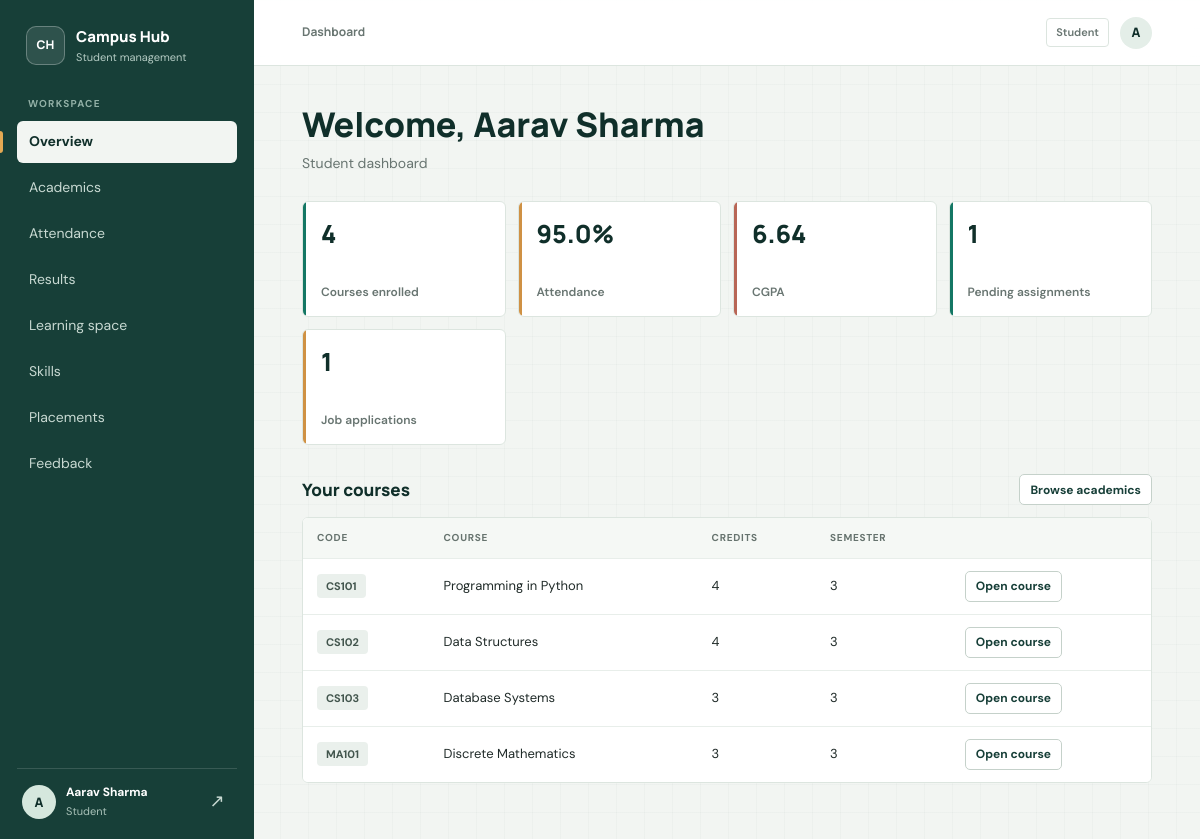
/ (signed in), run on the app's committed database.
### tables this page shows
CREATE TABLE users (
    id INTEGER PRIMARY KEY AUTOINCREMENT,
    name TEXT NOT NULL,
    email TEXT NOT NULL UNIQUE,
    password_hash TEXT NOT NULL,
    role TEXT NOT NULL CHECK (role IN ('admin','faculty','student')),
    roll_no TEXT,
    department TEXT
, session_version INTEGER NOT NULL DEFAULT 0);

CREATE TABLE courses (
    id INTEGER PRIMARY KEY AUTOINCREMENT,
    code TEXT NOT NULL UNIQUE,
    title TEXT NOT NULL,
    credits INTEGER NOT NULL DEFAULT 3,
    semester INTEGER NOT NULL DEFAULT 1,
    faculty_id INTEGER REFERENCES users(id) ON DELETE SET NULL
);

### app.py (the view)
@app.route("/")
@login_required()
def dashboard():
    u = current_user()
    stats = {}
    if u["role"] == "admin":
        one = lambda sql: q(sql, one=True)[0]
        stats = {
            "Students": one("SELECT COUNT(*) FROM users WHERE role='student'"),
            "Faculty": one("SELECT COUNT(*) FROM users WHERE role='faculty'"),
            "Courses": one("SELECT COUNT(*) FROM courses"),
            "Open jobs": one("SELECT COUNT(*) FROM jobs"),
            "Students placed": one("SELECT COUNT(DISTINCT student_id) FROM applications WHERE status='Selected'"),
        }
    elif u["role"] == "faculty":
        courses = my_courses()
        stats = {"My courses": len(courses),
                 "Students taught": q("""SELECT COUNT(DISTINCT e.student_id) FROM enrollments e
                        JOIN courses c ON c.id=e.course_id WHERE c.faculty_id=?""",
                                      (u["id"],), one=True)[0]}
    else:
        att = attendance_summary(u["id"])
        total = sum(a["total"] for a in att)
        present = sum(a["present"] for a in att)
        _, cgpa = result_summary(u["id"])
        pending = q("""SELECT COUNT(*) FROM assignments a
                       JOIN enrollments e ON e.course_id=a.course_id AND e.student_id=?
                       WHERE NOT EXISTS (SELECT 1 FROM submissions s
                           WHERE s.assignment_id=a.id AND s.student_id=?)""",
                    (u["id"], u["id"]), one=True)[0]
        stats = {
            "Courses enrolled": len(att),
            "Attendance": f"{round(100 * present / total, 1)}%" if total else "No data",
            "CGPA": cgpa if cgpa else "No data",
            "Pending assignments": pending,
            "Job applications": q("SELECT COUNT(*) FROM applications WHERE student_id=?",
                                  (u["id"],), one=True)[0],
        }
    return render_template("dashboard.html", stats=stats, courses=my_courses())

### app.py (called while the page is built)
def db():
    if "db" not in g:
        g.db = sqlite3.connect(DB_PATH)
        g.db.row_factory = sqlite3.Row
        g.db.execute("PRAGMA foreign_keys = ON")
    return g.db

def q(sql, args=(), one=False):
    cur = db().execute(sql, args)
    rows = cur.fetchall()
    cur.close()
    if one:
        return rows[0] if rows else None
    return rows

def current_user():
    if "user" not in g:
        uid = session.get("uid")
        user = q("SELECT * FROM users WHERE id=?", (uid,), one=True) if uid else None
        if user and session.get("session_version") != user["session_version"]:
            session.clear()
            user = None
        g.user = user
    return g.user

@app.context_processor
def inject_user():
    return {"me": current_user(), "today": date.today().isoformat()}

@app.before_request
def enforce_auth_entry():
    public_endpoints = {"static", "login", "signup", "forgot_password", "reset_password"}
    if request.endpoint == "static":
        return None
    user = current_user()
    if user and request.endpoint in {"login", "signup"}:
        return redirect(url_for("dashboard"))
    if user or request.endpoint in public_endpoints:
        return None
    return redirect(url_for("login"))

def login_required(*roles):
    def deco(fn):
        @wraps(fn)
        def wrapper(*a, **kw):
            user = current_user()
            if not user:
                return redirect(url_for("login"))
            if roles and user["role"] not in roles:
                abort(403)
            return fn(*a, **kw)
        return wrapper
    return deco

def grade_for(pct):
    for limit, letter, points in [(90, "O", 10), (80, "A+", 9), (70, "A", 8),
                                  (60, "B", 7), (50, "C", 6), (40, "D", 5)]:
        if pct >= limit:
            return letter, points
    return "F", 0

def attendance_summary(student_id):
    rows = q("""SELECT c.id, c.code, c.title, COUNT(a.id) AS total,
                       COALESCE(SUM(a.present), 0) AS present
                FROM enrollments e
                JOIN courses c ON c.id = e.course_id
                LEFT JOIN attendance a ON a.course_id = c.id AND a.student_id = e.student_id
                WHERE e.student_id = ? GROUP BY c.id ORDER BY c.code""", (student_id,))
    out = []
    for r in rows:
        pct = round(100 * r["present"] / r["total"], 1) if r["total"] else None
        out.append({**dict(r), "pct": pct})
    return out

### templates/dashboard.html
{% extends "base.html" %}{% block title %}Dashboard{% endblock %}
{% block content %}
<h1>Welcome, {{ me.name }}</h1><p class="sub">{{ me.role|capitalize }} dashboard</p>
<div class="stats">{% for k,v in stats.items() %}<div class="stat"><b>{{ v }}</b><span>{{ k }}</span></div>{% endfor %}</div>
<div class="section-heading"><h2>{{ 'Your courses' if me.role!='admin' else 'All courses' }}</h2><a class="btn ghost small" href="{{ url_for('courses') }}">Browse academics</a></div>
{% if courses %}<div class="table-wrap"><table aria-label="{{ 'Your' if me.role!='admin' else 'All' }} courses"><thead><tr><th>Code</th><th>Course</th><th>Credits</th><th>Semester</th><th></th></tr></thead><tbody>
{% for c in courses %}<tr><td><span class="tag">{{ c.code }}</span></td><td>{{ c.title }}</td><td>{{ c.credits }}</td><td>{{ c.semester }}</td>
<td><a class="btn ghost small" href="{{ url_for('lms_course', cid=c.id) }}">Open course</a></td></tr>{% endfor %}</tbody></table></div>
{% else %}<div class="empty">{{ 'No courses yet. Enroll from the Academics page.' if me.role=='student' else 'No courses assigned yet.' }}</div>{% endif %}
{% endblock %}

### templates/base.html (shortened to what this page needs)
<!doctype html>
<html lang="en"><head><meta charset="utf-8">
<link rel="stylesheet" href="{{ url_for('static', filename='style.css') }}">
</head><body>
{% if me %}
<div class="layout">
<aside class="side" id="sidebar" aria-label="Main navigation">
  <a class="brand" href="{{ url_for('dashboard') }}">
    <span class="brand-mark" aria-hidden="true">CH</span>
    <span class="brand-copy"><strong>Campus Hub</strong><small>Student management</small></span>
  </a>
  <span class="nav-label">Workspace</span>
  <nav class="nav-links">
  {% set links = [('dashboard','Overview'),('courses','Academics'),('attendance','Attendance'),
     ('results','Results'),('lms','Learning space'),('skills','Skills'),('placements','Placements'),
     ('feedback','Feedback')] %}
  {% for ep,label in links %}
    {% set active = request.endpoint==ep or (ep=='courses' and request.endpoint=='roster') or (ep=='attendance' and request.endpoint=='attendance_mark') or (ep=='results' and request.endpoint=='results_enter') or (ep=='lms' and request.endpoint in ['lms_course','assignment']) or (ep=='placements' and request.endpoint=='applicants') %}
    <a href="{{ url_for(ep) }}" class="nav-link {{ 'on' if active }}" {% if active %}aria-current="page"{% endif %}>{{ label }}</a>
  {% endfor %}
  </nav>
  <div class="who">
    <span class="avatar" aria-hidden="true">{{ me.name[0]|upper }}</span>
    <span class="who-copy"><b>{{ me.name }}</b><small>{{ me.role|capitalize }}</small></span>
    <form method="post" action="{{ url_for('logout') }}"><input type="hidden" name="csrf_token" value="{{ csrf_token() }}"><button class="sign-out" type="submit" aria-label="Sign out">↗</button></form>
  </div>
</aside>
<div class="main-shell">
<header class="topbar">
  <div class="topbar-title">{{ self.title() }}</div>
  <div class="topbar-user"><span class="topbar-role">{{ me.role|capitalize }}</span><span class="avatar avatar-small" aria-hidden="true">{{ me.name[0]|upper }}</span></div>
</header>
<main class="page-content">
{% endif %}
{% block content %}{% endblock %}
</main>
{% if me %}</div>{% else %}</div>{% endif %}
</body></html>

### data on the page
users: name "A", name "Aarav Sharma", role "Student", role "Your courses"
courses: code "CS101", title "Programming in Python", credits "4", semester "3"
courses: code "CS102", title "Data Structures", credits "4", semester "3"
courses: code "CS103", title "Database Systems", credits "3", semester "3"
courses: code "MA101", title "Discrete Mathematics", credits "3", semester "3"

### other printed values
{{ label }} "Overview" "Academics" "Attendance" "Results" "Learning space" "Skills" "Placements" "Feedback"
{{ v }} "4" "95.0%" "6.64" "1" "1"
{{ k }} "Courses enrolled" "Attendance" "CGPA" "Pending assignments" "Job applications"
